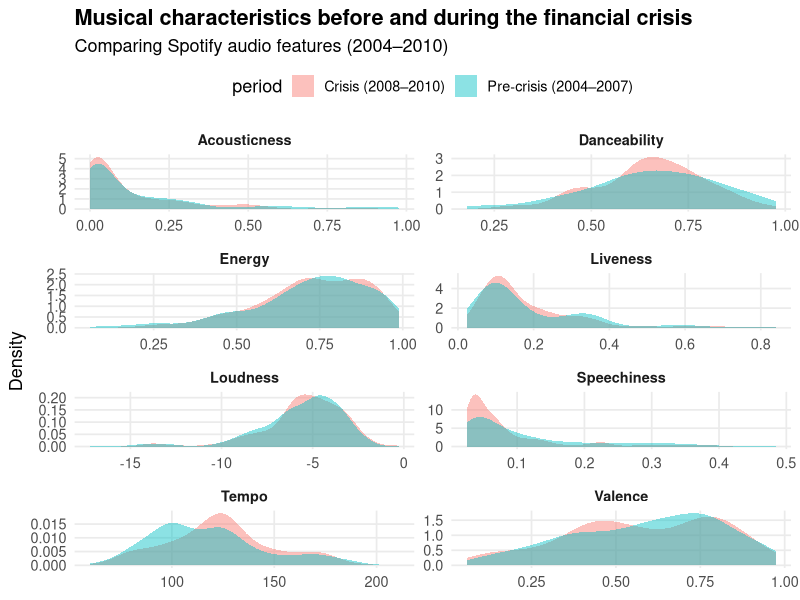

This figure's R source:
library(tidyverse)

crisis <- read_csv("crisis-muziek.csv")
pre <- read_csv("pre-crisis_muziek.csv")

# Add period labels and combine
crisis <- crisis %>%
  mutate(period = "Crisis (2008–2010)")

pre <- pre %>%
  mutate(period = "Pre-crisis (2004–2007)")

songs <- bind_rows(pre, crisis)

songs <- songs %>%
  rename(
    track_name = `Track Name`,
    artist = `Artist Name(s)`,
    danceability = Danceability,
    energy = Energy,
    valence = Valence,
    tempo = Tempo,
    loudness = Loudness,
    speechiness = Speechiness,
    acousticness = Acousticness,
    liveness = Liveness
  ) %>%
  mutate(
    year = as.numeric(substr(`Release Date`, 1, 4))
  )

songs_long <- songs %>%
  select(track_name, artist, period,
         danceability, energy, valence, tempo,
         loudness, speechiness, acousticness, liveness) %>%
  pivot_longer(
    cols = c(danceability, energy, valence, tempo,
             loudness, speechiness, acousticness, liveness),
    names_to = "feature",
    values_to = "value"
  ) %>%
  mutate(
    feature = recode(feature,
                     danceability = "Danceability",
                     energy = "Energy",
                     valence = "Valence",
                     tempo = "Tempo",
                     loudness = "Loudness",
                     speechiness = "Speechiness",
                     acousticness = "Acousticness",
                     liveness = "Liveness"
    )
  )

ggplot(songs_long, aes(x = value, fill = period)) +
  geom_density(alpha = 0.45, color = NA) +
  facet_wrap(~ feature, scales = "free", ncol = 2) +
  labs(
    title = "Musical characteristics before and during the financial crisis",
    subtitle = "Comparing Spotify audio features (2004–2010)",
    x = NULL,
    y = "Density"
  ) +
  theme_minimal(base_size = 13) +
  theme(
    legend.position = "top",
    panel.grid.minor = element_blank(),
    strip.text = element_text(face = "bold"),
    plot.title = element_text(face = "bold")
  )
